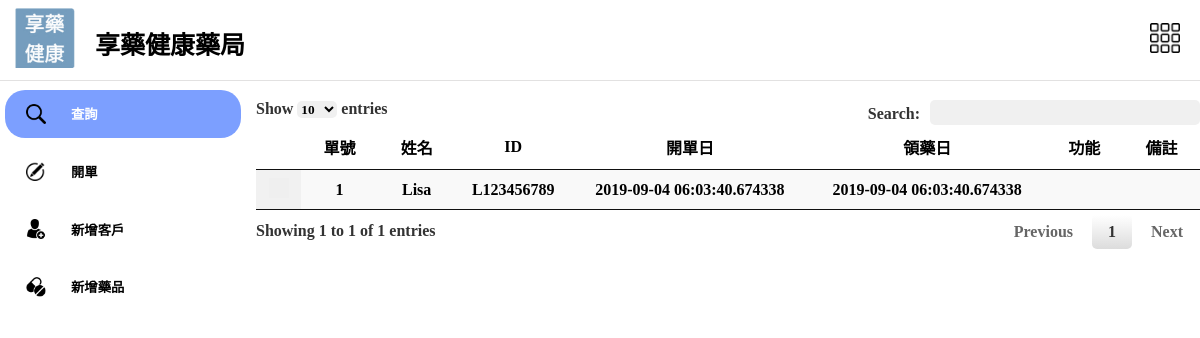
The page /search/ on the database as committed earlier.
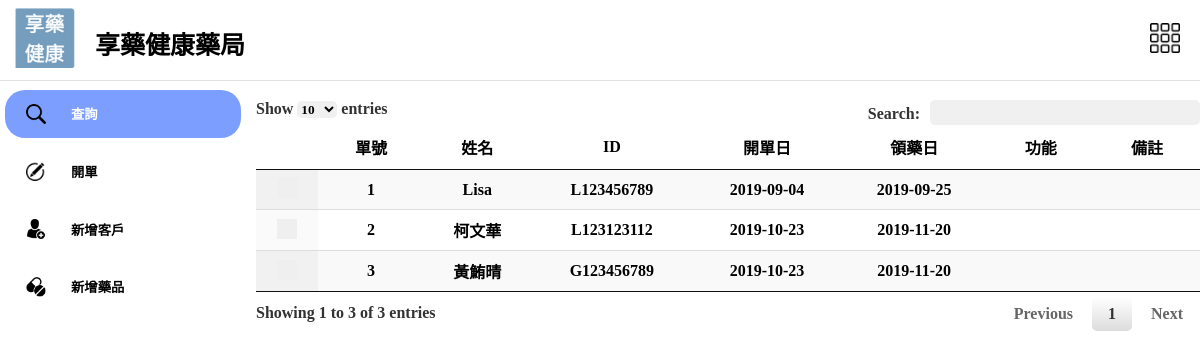
The same page on the database as committed later.
### mediApp/models.py (models this page shows, shortened)
class Post(models.Model):
    PatientID = models.ForeignKey(
        "Patient", on_delete=models.CASCADE, null=True)
    symptom = models.CharField(max_length=100)
    Days = models.IntegerField()
    CreateDate = models.CharField(max_length=15)
    TakeMedDate = models.CharField(max_length=15)
    AvaTimes = models.IntegerField()
    Times = models.IntegerField()
    Division = models.CharField(max_length=30, null=True)
    HosDate = models.DateTimeField(null=True)
    Status = models.CharField(max_length=100, default='submit')
    class Meta:
        db_table = "post"

class Patient(models.Model):
    cardID = models.CharField(max_length=100)
    Name = models.CharField(max_length=20)
    Birth = models.CharField(max_length=15, blank=True, null=True)
    Sex = models.CharField(max_length=5, blank=True, null=True)
    Telephone = models.CharField(max_length=15, blank=True, null=True)
    Celephone = models.CharField(max_length=15, blank=True, null=True)
    Address = models.CharField(max_length=100, blank=True, null=True)
    Mail = models.CharField(max_length=50, blank=True, null=True)
    class Meta:
        verbose_name = 'Patient Profile'

### mediApp/views.py (the view)
# urls.py: url(r'^search/$', gotoAllpost, name="gotoAllpost"),
def gotoAllpost(request):
    post_list = Post.objects.all()
    return render(request, 'search.html', {
        "post_list": post_list,
    })

### templates/search.html (shortened to what this page needs)
{% extends 'base.html' %} {% load static %}
{% block search%}
active
{% endblock %}
{% block rightPG %}
<div class="width100" id="modeWindow">
    <table id="myDatatable" class="display">
        <thead>
            <tr>
                <th></th>
                <th>單號</th>
                <th>姓名</th>
                <th>ID</th>
                <th>開單日</th>
                <th>領藥日</th>
                <th>功能</th>
                <th>備註</th>
            </tr>
        </thead>
        <tbody>
            {% for post in post_list %}
            <tr>
                <td>
                    <button class="mark" type="button"></button>
                </td>
                <td>{{post.id}}</td>
                <td>{{post.PatientID.Name}}</td>
                <td>{{post.PatientID.cardID}}</td>
                <td>{{post.CreateDate}}</td>
                <td>{{post.TakeMedDate}}</td>
                <td>
                </td>
                <td>
                </td>
            </tr>
            {%endfor%}
        </tbody>
    </table>
</div>
{% endblock %}

### templates/base.html (shortened to what this page needs)
<!DOCTYPE html>
{% load staticfiles %}
<html>
<head>
    <link rel="stylesheet" href="{%static 'assets/css/main.css' %}">
    <link rel="stylesheet" href="{%static 'assets/css/easy-autocomplete.min.css' %}">
    <link rel="stylesheet" href="{%static 'assets/css/easy-autocomplete.themes.min.css' %}">
    <link rel="stylesheet" href="{%static 'assets/css/jquery.dataTables.min.css' %}">
    <link rel="stylesheet" href="{%static 'assets/css/style.css' %}">
</head>
<body>
    <div class="inline space_between width100 vcenter bdShadow" id="title">
        <div class="inline vcenter">
            <div>
                <a href="/index">
                    <img class="dpShadow" id="logo_img" src="{%static 'assets/src/home-icon.png' %}" alt="Logo">
                </a>
            </div>
            <div class="title_name">
                <p>享藥健康藥局</p>
            </div>
        </div>
        <div>
            <a href="/index">
                <img class="dpShadow" id="box_img" src="{%static 'assets/src/toolBox.png' %}" alt="toolBox">
            </a>
        </div>
    </div>
    <div class="inline width100" id="container">
        <div class="" id="l_col">
            <a href="/search">
                <button class="lRow bgGray width100 inline vcenter l_colBtn {% block search%}{% endblock %}"
                    id="searchBtn">
                    <img class="lRowIcon" id="" src="{%static 'assets/src/search.png' %}" alt="search">
                    <p>查詢</p>
                </button>
            </a>
            <a href="/make">
                <button class="lRow bgGray width100 inline vcenter l_colBtn {% block make%}{% endblock %}" id="makeBtn">
                    <img class="lRowIcon" id="" src="{%static 'assets/src/write.png' %}" alt="write">
                    <p>開單</p>
                </button>
            </a>
            <a href="/newUser">
                <button class="lRow bgGray width100 inline vcenter l_colBtn {% block newUser%}{% endblock %}"
                    id="makeBtn">
                    <img class="lRowIcon" id="" src="{%static 'assets/src/new-user.png' %}" alt="write">
                    <p>新增客戶</p>
                </button>
            </a>
            <a href="/newMed">
                <button class="lRow bgGray width100 inline vcenter l_colBtn" id="makeBtn">
                    <img class="lRowIcon" id="" src="{%static 'assets/src/medicine.png' %}" alt="write">
                    <p>新增藥品</p>
                </button>
            </a>
        </div>
        <div id="r_col" class="">
            {% block rightPG %}
            {% endblock %}
        </div>
    </div>
</body>
</html>

### mediApp/static/assets/css/main.css (style rules this page uses)
* { font-family: Microsoft JhengHei; font-weight: 900; }
#box_img { width: 30px; margin: 0 20px; }
#logo_img { width: 60px; margin-left: 15px; }
.title_name { margin: 0 20px; height: 80px; font-size: 25px; }
#title { background-color: white; height: 80px; z-index: 3; position: fixed; }
body, html { height: 100%; margin: 0; }
#container { position: relative; top: 80px; bottom: 0px; }
.l_colBtn p { margin-left: 10px; }
#l_col { width: 20%; margin-right: 10px; padding: 0 5px; }
#r_col { width: 80%; display: none; }
.lRowIcon { width: 20px; height: 20px; margin: 0 15px; }
.lRow { margin: 10px 0 0 0; border-radius: 20px; background-color: white; border: 0; }
#l_col .active { background-color: rgba(50, 105, 255, 0.637); color: white; }
.mark { width: 20px; height: 20px; border: 0; }
.bdShadow { box-shadow: 0px 1px 0px rgb(226, 225, 225); }
.width100 { width: 100%; }
.vcenter { display: flex; align-items: center; }
.inline { display: inline-flex; }
.space_between { justify-content: space-between; }

Rows that differ between the two databases and show on the page:
changed Post "Lisa": CreateDate "2019-09-04 06:03:40.674338" → "2019-09-04"; TakeMedDate "2019-09-04 06:03:40.674338" → "2019-09-25"
added Post: id "2", PatientID.Name "柯文華", PatientID.cardID "L123123112", CreateDate "2019-10-23", TakeMedDate "2019-11-20"
added Post: id "3", PatientID.Name "黃鮪晴", PatientID.cardID "G123456789", CreateDate "2019-10-23", TakeMedDate "2019-11-20"
Other text that changed with them:
text written by a page script: "Show entries Search: Showing 1 to 1 of 1 entries Previous 1 Next" → "Show entries Search: Showing 1 to 3 of 3 entries Previous 1 Next"
